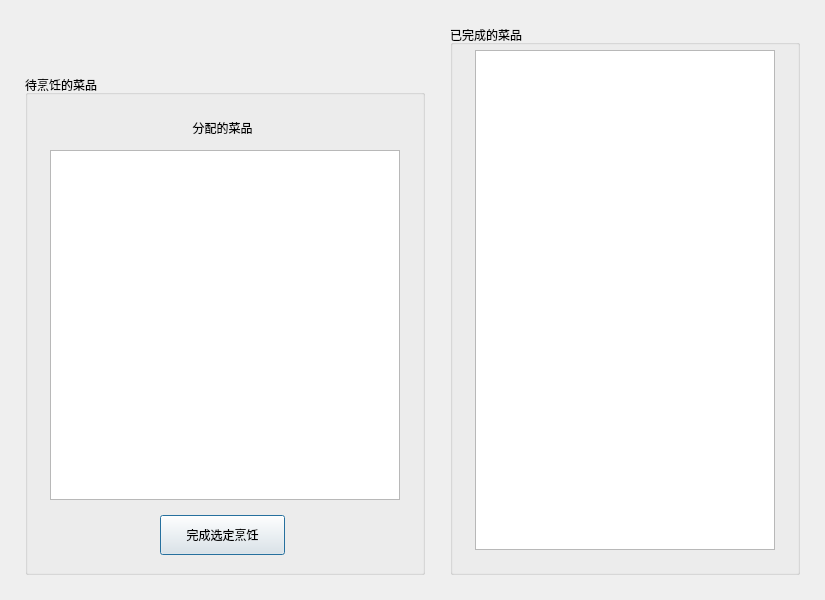
<?xml version="1.0" encoding="UTF-8"?>
<ui version="4.0">
 <class>CookView</class>
 <widget class="QDialog" name="CookView">
  <property name="geometry">
   <rect>
    <x>0</x>
    <y>0</y>
    <width>825</width>
    <height>600</height>
   </rect>
  </property>
  <property name="minimumSize">
   <size>
    <width>825</width>
    <height>600</height>
   </size>
  </property>
  <property name="maximumSize">
   <size>
    <width>825</width>
    <height>600</height>
   </size>
  </property>
  <property name="windowTitle">
   <string>厨师</string>
  </property>
  <widget class="QLabel" name="lblInfo">
   <property name="geometry">
    <rect>
     <x>25</x>
     <y>25</y>
     <width>275</width>
     <height>25</height>
    </rect>
   </property>
   <property name="text">
    <string/>
   </property>
  </widget>
  <widget class="QGroupBox" name="gbTodo">
   <property name="geometry">
    <rect>
     <x>25</x>
     <y>75</y>
     <width>400</width>
     <height>500</height>
    </rect>
   </property>
   <property name="title">
    <string>待烹饪的菜品</string>
   </property>
   <widget class="QListWidget" name="lstTodo">
    <property name="geometry">
     <rect>
      <x>25</x>
      <y>75</y>
      <width>350</width>
      <height>350</height>
     </rect>
    </property>
    <property name="selectionMode">
     <enum>QAbstractItemView::SingleSelection</enum>
    </property>
    <property name="selectionBehavior">
     <enum>QAbstractItemView::SelectRows</enum>
    </property>
   </widget>
   <widget class="QPushButton" name="btnFinish">
    <property name="geometry">
     <rect>
      <x>135</x>
      <y>440</y>
      <width>125</width>
      <height>40</height>
     </rect>
    </property>
    <property name="text">
     <string>完成选定烹饪</string>
    </property>
   </widget>
   <widget class="QLabel" name="lblTodo">
    <property name="geometry">
     <rect>
      <x>135</x>
      <y>40</y>
      <width>125</width>
      <height>25</height>
     </rect>
    </property>
    <property name="text">
     <string>分配的菜品</string>
    </property>
    <property name="alignment">
     <set>Qt::AlignCenter</set>
    </property>
   </widget>
  </widget>
  <widget class="QGroupBox" name="gbDone">
   <property name="geometry">
    <rect>
     <x>450</x>
     <y>25</y>
     <width>350</width>
     <height>550</height>
    </rect>
   </property>
   <property name="focusPolicy">
    <enum>Qt::NoFocus</enum>
   </property>
   <property name="title">
    <string>已完成的菜品</string>
   </property>
   <widget class="QTableView" name="tbDone">
    <property name="geometry">
     <rect>
      <x>25</x>
      <y>25</y>
      <width>300</width>
      <height>500</height>
     </rect>
    </property>
    <property name="editTriggers">
     <set>QAbstractItemView::NoEditTriggers</set>
    </property>
    <property name="selectionMode">
     <enum>QAbstractItemView::NoSelection</enum>
    </property>
   </widget>
  </widget>
 </widget>
 <layoutdefault spacing="6" margin="11"/>
 <resources/>
 <connections>
  <connection>
   <sender>lstTodo</sender>
   <signal>currentRowChanged(int)</signal>
   <receiver>CookView</receiver>
   <slot>OnSelect(int)</slot>
   <hints>
    <hint type="sourcelabel">
     <x>251</x>
     <y>167</y>
    </hint>
    <hint type="destinationlabel">
     <x>321</x>
     <y>64</y>
    </hint>
   </hints>
  </connection>
  <connection>
   <sender>btnFinish</sender>
   <signal>clicked()</signal>
   <receiver>CookView</receiver>
   <slot>CookOne()</slot>
   <hints>
    <hint type="sourcelabel">
     <x>245</x>
     <y>532</y>
    </hint>
    <hint type="destinationlabel">
     <x>431</x>
     <y>555</y>
    </hint>
   </hints>
  </connection>
 </connections>
 <slots>
  <slot>OnSelect(int)</slot>
  <slot>CookOne()</slot>
 </slots>
</ui>
